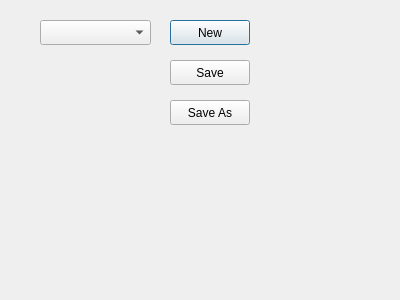
<?xml version="1.0" encoding="UTF-8"?>
<ui version="4.0">
 <class>OptionsDialog</class>
 <widget class="QDialog" name="OptionsDialog">
  <property name="geometry">
   <rect>
    <x>0</x>
    <y>0</y>
    <width>400</width>
    <height>300</height>
   </rect>
  </property>
  <property name="windowTitle">
   <string>Dialog</string>
  </property>
  <widget class="QComboBox" name="comboBox">
   <property name="geometry">
    <rect>
     <x>40</x>
     <y>20</y>
     <width>111</width>
     <height>25</height>
    </rect>
   </property>
  </widget>
  <widget class="QPushButton" name="pushButton">
   <property name="geometry">
    <rect>
     <x>170</x>
     <y>20</y>
     <width>80</width>
     <height>25</height>
    </rect>
   </property>
   <property name="text">
    <string>New</string>
   </property>
  </widget>
  <widget class="QPushButton" name="pushButton_2">
   <property name="geometry">
    <rect>
     <x>170</x>
     <y>60</y>
     <width>80</width>
     <height>25</height>
    </rect>
   </property>
   <property name="text">
    <string>Save</string>
   </property>
  </widget>
  <widget class="QPushButton" name="pushButton_3">
   <property name="geometry">
    <rect>
     <x>170</x>
     <y>100</y>
     <width>80</width>
     <height>25</height>
    </rect>
   </property>
   <property name="text">
    <string>Save As</string>
   </property>
  </widget>
 </widget>
 <resources/>
 <connections/>
</ui>
